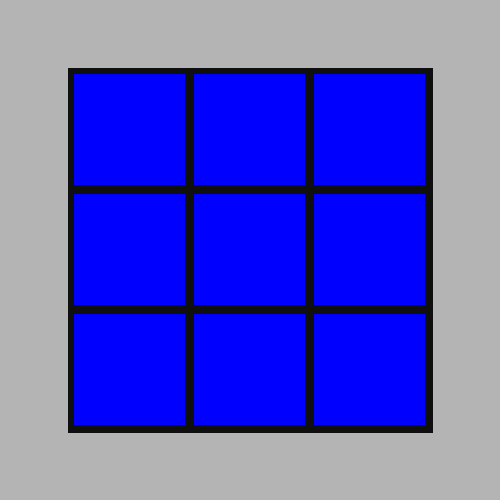
#> input picture be/test_images/B.png, 500 x 500 px
$ python -i preprocessing.py   (imports and definitions only)
#> lines starting #> are read from the running program, lines starting #| are printed output that depends on the picture
#> further down, picture is the input picture: shape (500, 500, 3); mean B, G, R 198.5, 85.4, 85.4
"""Prepare colour and contrast views without altering sticker hues."""

from dataclasses import dataclass

import cv2
import numpy as np


@dataclass(frozen=True)
class PreparedImage:
    color: np.ndarray
    gray: np.ndarray


def preprocess_image(image: np.ndarray, max_side: int = 1200) -> PreparedImage:
#> called with max_side = 1200
    if image is None or image.ndim != 3 or image.shape[2] != 3:
        raise ValueError("Invalid BGR image")
    height, width = image.shape[:2]
#> height = 500; width = 500
    if min(height, width) < 90:
        raise ValueError("Image is too small")

    scale = min(1.0, max_side / max(height, width))
#> scale = 1
    if scale < 1.0:
        image = cv2.resize(
            image,
            (round(width * scale), round(height * scale)),
            interpolation=cv2.INTER_AREA,
        )
    color = cv2.GaussianBlur(image, (5, 5), 0)
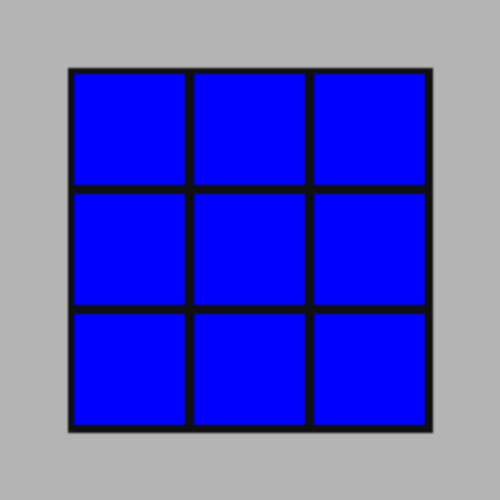
#> color: shape (500, 500, 3); mean B, G, R 198.5, 85.4, 85.4
    gray = cv2.cvtColor(color, cv2.COLOR_BGR2GRAY)
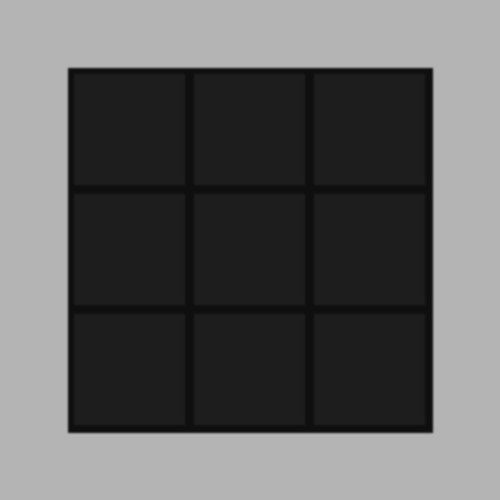
#> gray: shape (500, 500); min 15, max 180, mean 98.3
    gray = cv2.equalizeHist(gray)
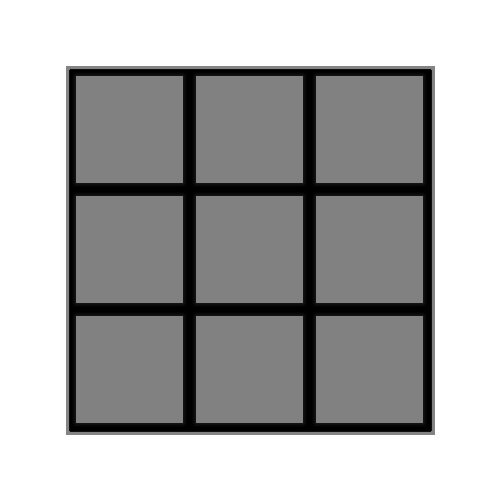
#> gray: shape (500, 500); min 0, max 255, mean 172.4
    return PreparedImage(color=color, gray=gray)

>>> import cv2
>>> picture = cv2.imread('../../../test_images/B.png')
>>> result = preprocess_image(picture)

$ run again, on be/test_images/D.png
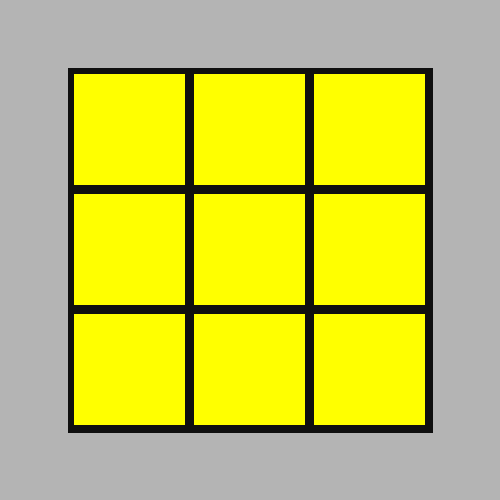
#> input picture be/test_images/D.png, 500 x 500 px
#> picture is the input picture: shape (500, 500, 3); mean B, G, R 85.4, 198.5, 198.5
#> in preprocess_image, `gray = cv2.cvtColor(color, cv2.COLOR_BGR2GRAY)`:
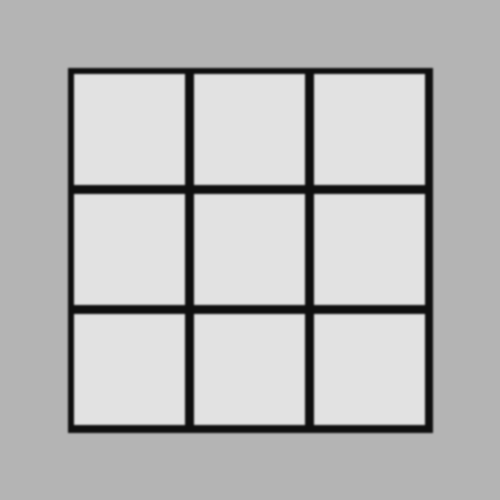
#> gray: shape (500, 500); min 15, max 226, mean 185.7
#> in preprocess_image, `gray = cv2.equalizeHist(gray)`:
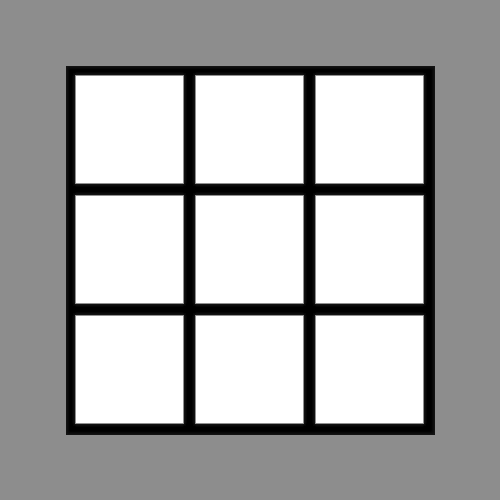
#> gray: shape (500, 500); min 0, max 255, mean 172.4

$ run again, on be/test_images/F.png
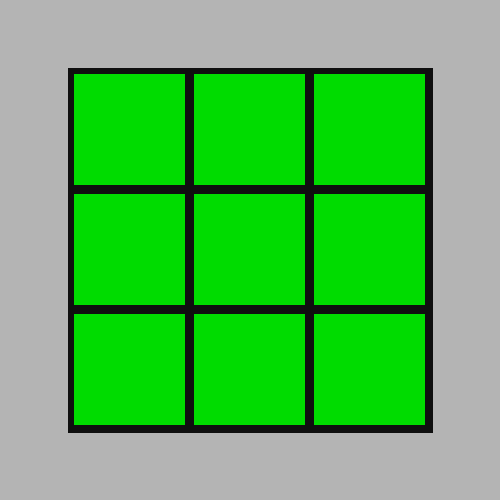
#> input picture be/test_images/F.png, 500 x 500 px
#> picture is the input picture: shape (500, 500, 3); mean B, G, R 85.4, 183, 85.4
#> in preprocess_image, `gray = cv2.cvtColor(color, cv2.COLOR_BGR2GRAY)`:
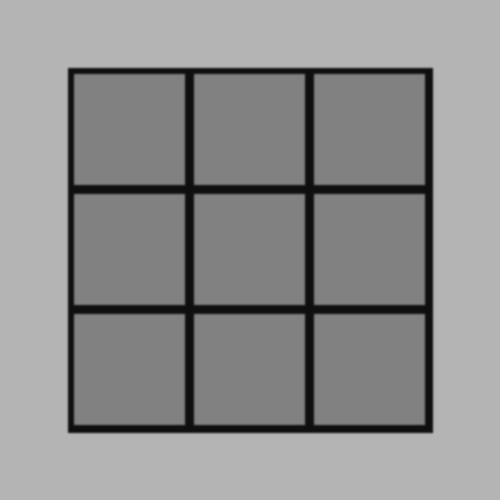
#> gray: shape (500, 500); min 15, max 180, mean 142.7
#> in preprocess_image, `gray = cv2.equalizeHist(gray)`:
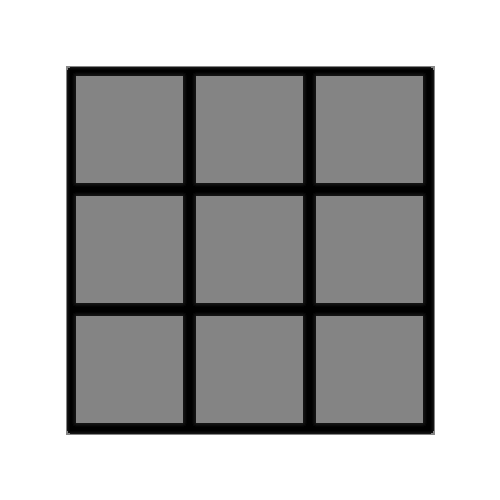
#> gray: shape (500, 500); min 0, max 255, mean 172.3
